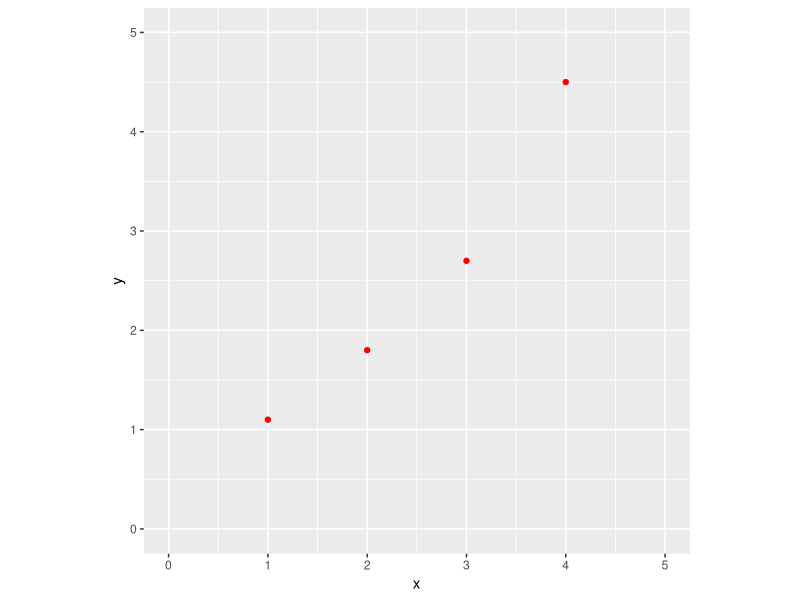
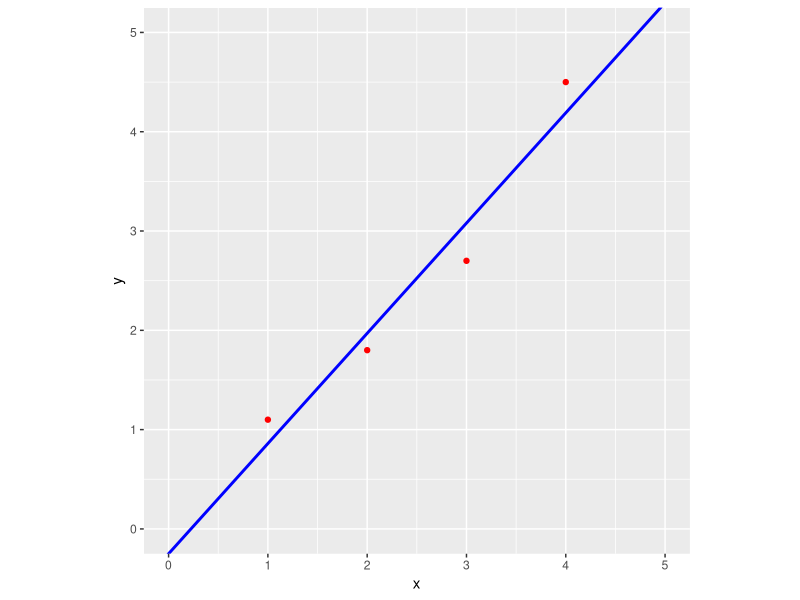
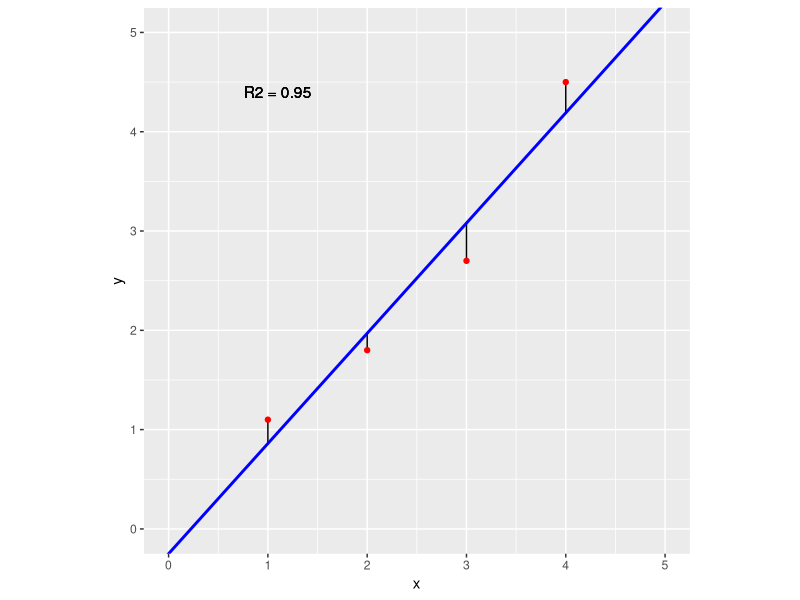
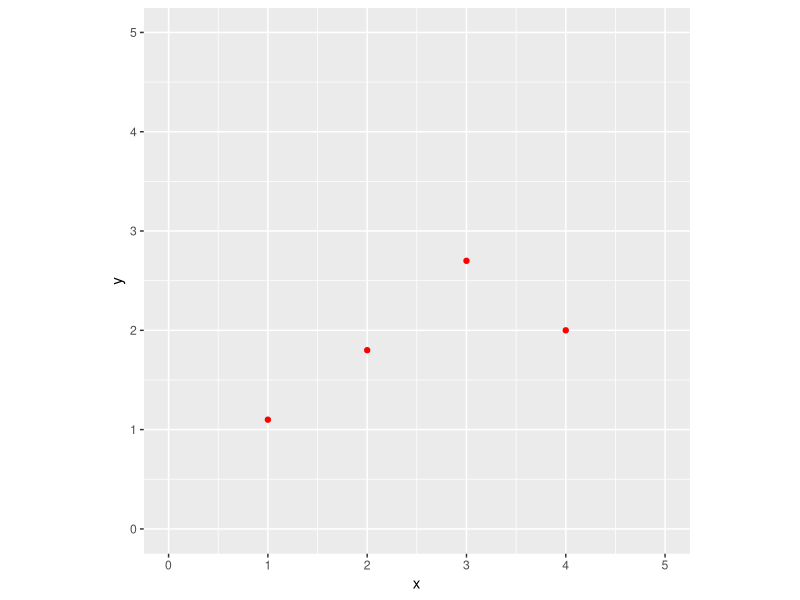
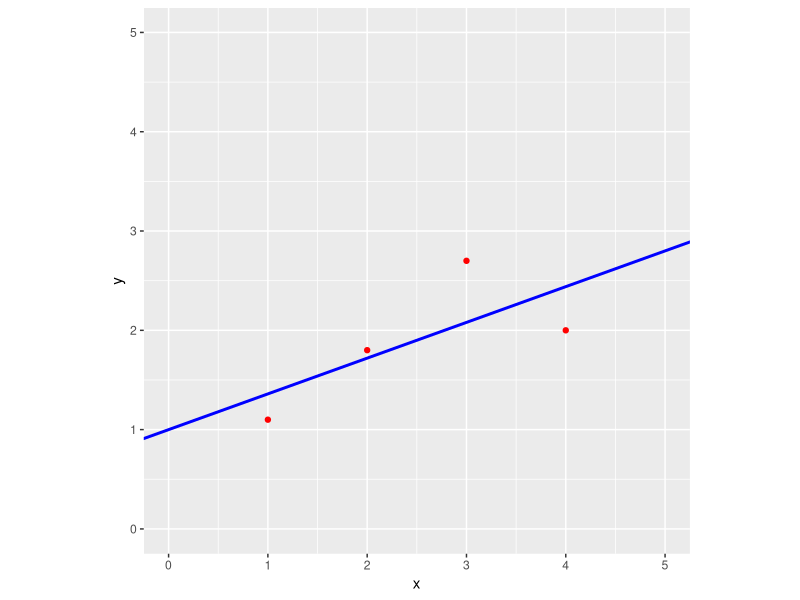
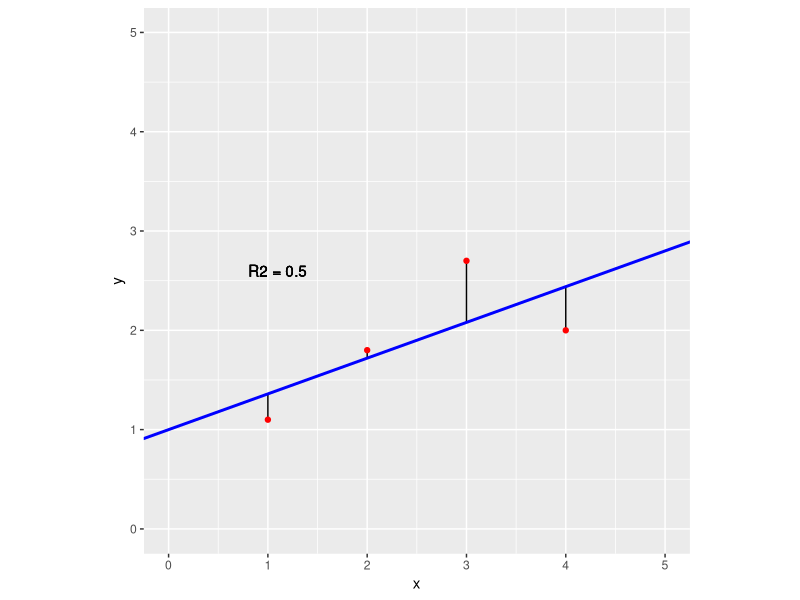
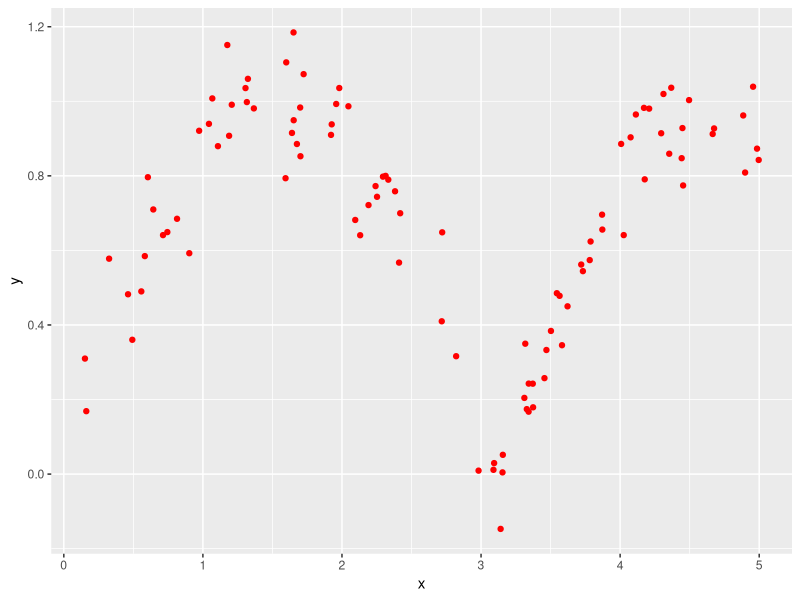
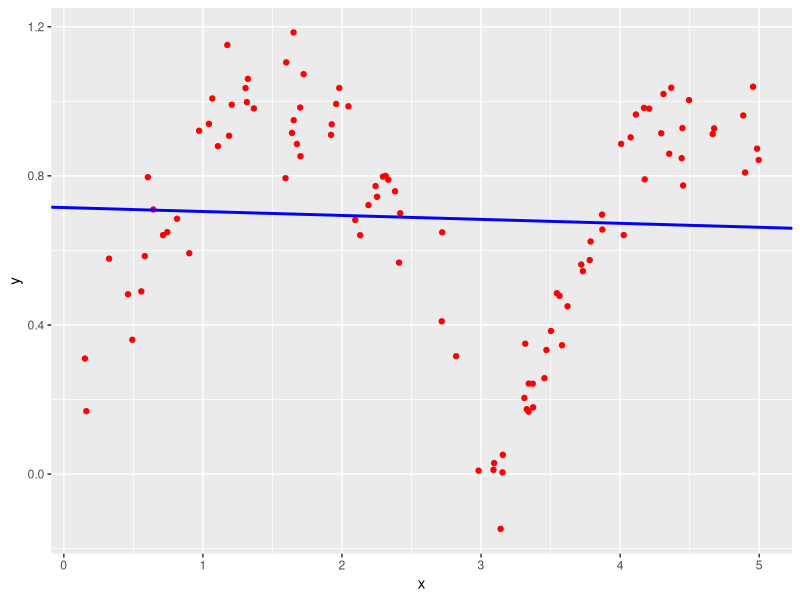

Reproduce these figures in R, in order.
## ---- chunk 1
knitr::opts_chunk$set(echo = FALSE, warning = FALSE, message = FALSE)
## ---- chunk 2
library(tidyverse)
library(ggplot2)

x = c(1,2,3,4)
y = c(1.1, 1.8, 2.7, 4.5)

d1 = as_tibble(data.frame(
     x = x, 
     y = y))


l1 <- lm(y ~ x)
d1 = d1 %>%
    bind_cols(
        pred_sales = predict(l1, data = d1)
    ) 

p1 = d1 %>%
    ggplot(aes(x = x)) +
    geom_point(aes(y = y), color = "red") +
  xlim(0,5)+
  ylim(0,5)+
  coord_fixed()

p2 = d1 %>%
    ggplot(aes(x = x)) +
    geom_point(aes(y = y), color = "red") +
    geom_abline(intercept = coef(l1)[1], slope = coef(l1)[2],
                color = "blue", size = 1)+
  xlim(0,5)+
  ylim(0,5)+
  coord_fixed()

p3 = d1 %>%
    ggplot(aes(x = x)) +
    geom_linerange(aes(ymin = y, ymax = pred_sales)) +
    geom_point(aes(y = y), color = "red") +
    geom_abline(intercept = coef(l1)[1], slope = coef(l1)[2],
                color = "blue", size = 1)+
    geom_text(x = min(x)+.1, y = max(y) - .1, label = paste0("R2 = ", round(summary(l1)$r.squared, 2)))+
  xlim(0,5)+
  ylim(0,5)+
  coord_fixed()
    
print(p1)
## ---- chunk 3
print(p2)
## ---- chunk 4
print(p3)
## ---- chunk 5
library(tidyverse)
library(ggplot2)

x = c(1,2,3,4)
y = c(1.1, 1.8, 2.7, 2)

d1 = as_tibble(data.frame(
     x = x, 
     y = y))

l1 <- lm(y ~ x)
d1 = d1 %>%
    bind_cols(
        pred_sales = predict(l1, data = d1)
    ) 

p1 = d1 %>%
    ggplot(aes(x = x)) +
    geom_point(aes(y = y), color = "red") +
  xlim(0,5)+
  ylim(0,5)+
  coord_fixed()

p2 = d1 %>%
    ggplot(aes(x = x)) +
    geom_point(aes(y = y), color = "red") +
    geom_abline(intercept = coef(l1)[1], slope = coef(l1)[2],
                color = "blue", size = 1)+
  xlim(0,5)+
  ylim(0,5)+
  coord_fixed()

p3 = d1 %>%
    ggplot(aes(x = x)) +
    geom_linerange(aes(ymin = y, ymax = pred_sales)) +
    geom_point(aes(y = y), color = "red") +
    geom_abline(intercept = coef(l1)[1], slope = coef(l1)[2],
                color = "blue", size = 1)+
    geom_text(x = min(x)+.1, y = max(y) - .1, label = paste0("R2 = ", round(summary(l1)$r.squared, 2)))+
  xlim(0,5)+
  ylim(0,5)+
  coord_fixed()
    
print(p1)
## ---- chunk 6
print(p2)
## ---- chunk 7
print(p3)
## ---- chunk 8
library(tidyverse)
library(ggplot2)

n=100
set.seed(2023)
x = runif(n, min = 0, max = 5)
y = abs(sin(x)) + rnorm(n, mean =0, sd =.1)

d1 = as_tibble(data.frame(
     x = x, 
     y = y))


l1 <- lm(y ~ x)
d1 = d1 %>%
    bind_cols(
        pred_sales = predict(l1, data = d1)
    ) 

p1 = d1 %>%
    ggplot(aes(x = x)) +
    geom_point(aes(y = y), color = "red") 

p2 = d1 %>%
    ggplot(aes(x = x)) +
    geom_point(aes(y = y), color = "red") +
    geom_abline(intercept = coef(l1)[1], slope = coef(l1)[2],
                color = "blue", size = 1)


p3 = d1 %>%
    ggplot(aes(x = x)) +
    geom_linerange(aes(ymin = y, ymax = pred_sales)) +
    geom_point(aes(y = y), color = "red") +
    geom_abline(intercept = coef(l1)[1], slope = coef(l1)[2],
                color = "blue", size = 1)+
    geom_text(x = min(x)+.1, y = max(y) - .1, label = paste0("R2 = ", round(summary(l1)$r.squared, 2)))+
    geom_text(x = min(x)+.2, y = max(y) - .2, label = paste0("p-value = ", round(summary(l1)$coefficients[8], 2)))
    

print(p1)
## ---- chunk 9
print(p2)
## ---- chunk 10
print(p3)
## ---- chunk 11
library(tidyverse)
library(ggplot2)

n=100
x = runif(n, min = 0, max = 5)
y = 2*x + rnorm(n, mean =0, sd = 1.5)

d1 = as_tibble(data.frame(
     x = x, 
     y = y))


l1 <- lm(y ~ x)
d1 = d1 %>%
    bind_cols(
        pred_sales = predict(l1, data = d1)
    ) 

p1 = d1 %>%
    ggplot(aes(x = x)) +
    geom_point(aes(y = y), color = "red") 

p2 = d1 %>%
    ggplot(aes(x = x)) +
    geom_point(aes(y = y), color = "red") +
    geom_abline(intercept = coef(l1)[1], slope = coef(l1)[2],
                color = "blue", size = 1)


p3 = d1 %>%
    ggplot(aes(x = x)) +
    geom_linerange(aes(ymin = y, ymax = pred_sales)) +
    geom_point(aes(y = y), color = "red") +
    geom_abline(intercept = coef(l1)[1], slope = coef(l1)[2],
                color = "blue", size = 1)+
    geom_text(x = min(x)+.1, y = max(y) - .1, label = paste0("R2 = ", round(summary(l1)$r.squared, 2)))+
    geom_text(x = min(x)+.1, y = max(y) - 1, label = paste0("p-value = ", round(summary(l1)$coefficients[8], 2)))
    

print(p1)
## ---- chunk 12
print(p2)
## ---- chunk 13
print(p3)
